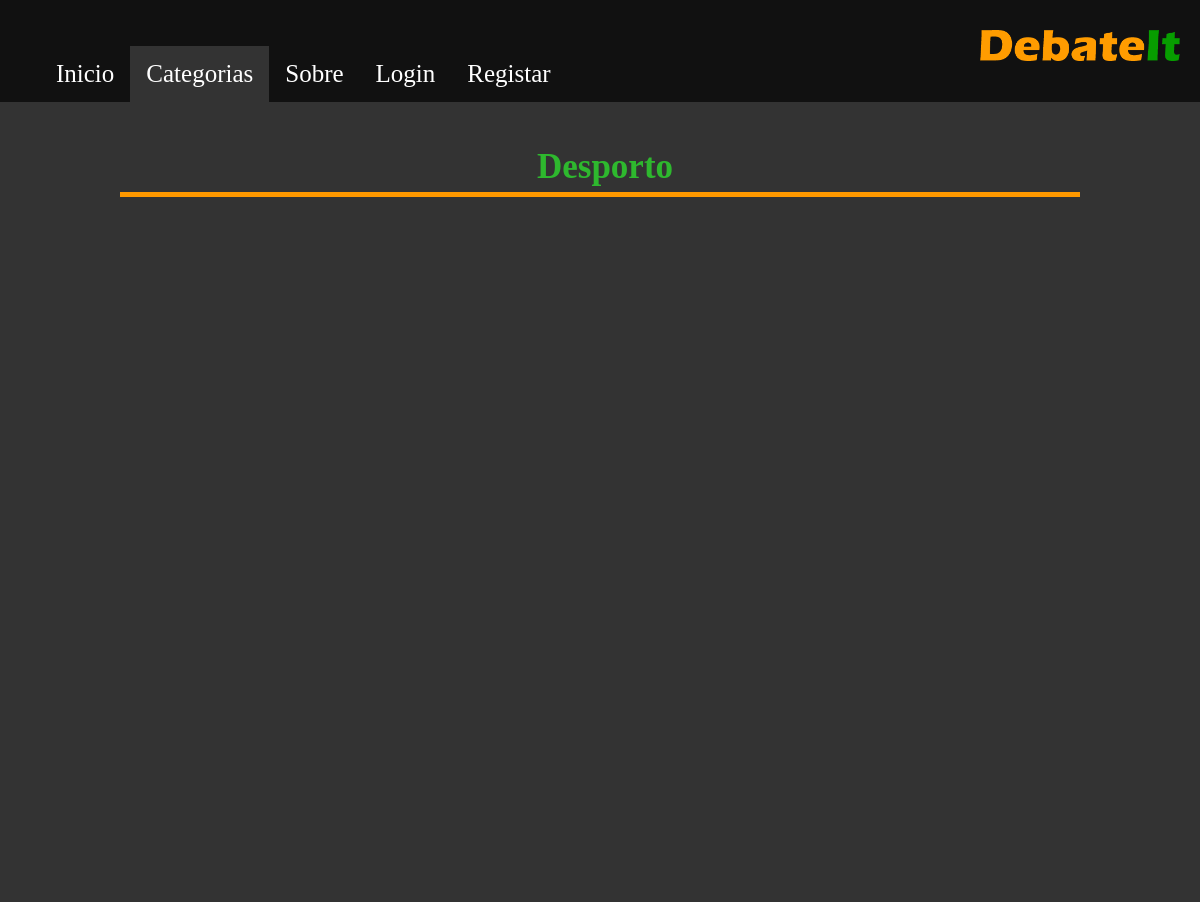
Before: /category/1/ with the older database file.
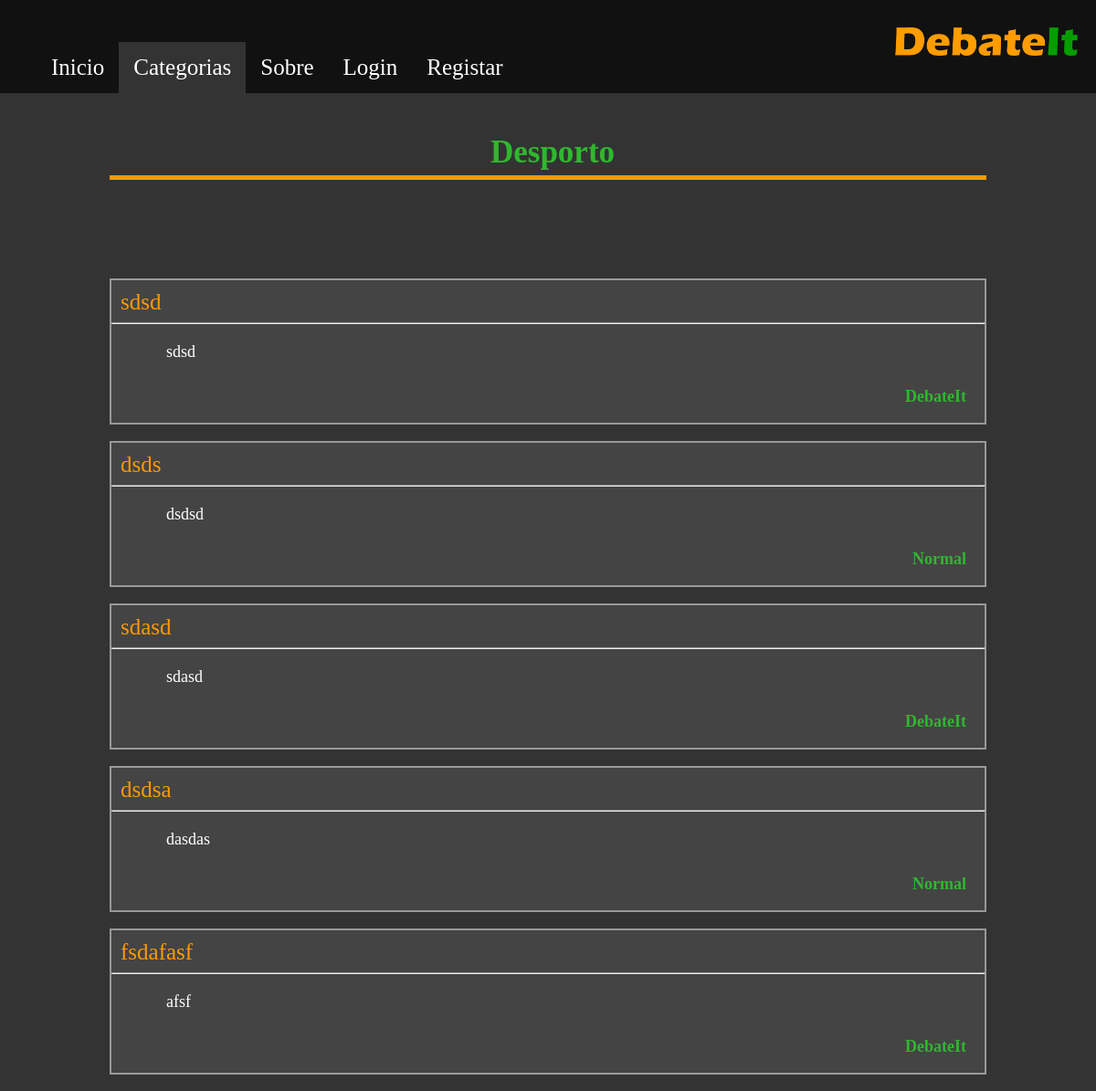
After: the same page with the newer database file.
### forum/models.py (models this page shows, shortened)
class Discussion(models.Model):
    title = models.CharField(max_length=100)
    descr = models.TextField(default="")
    owner = models.ForeignKey(User, on_delete=models.CASCADE)
    category = models.ForeignKey(Category, on_delete=models.CASCADE)
    mode = models.ForeignKey(DebateMode, on_delete=models.CASCADE)
    options = models.ManyToManyField(DebateOption)
    team1 = models.ManyToManyField(User, related_name='team1', default=None)
    team2 = models.ManyToManyField(User, related_name='team2', default=None)

class DebateMode(models.Model):
    title = models.CharField(max_length=100)
    key = models.IntegerField()

### forum/views.py (the view)
# urls.py: url(r'^category/(?P<category_id>[0-9]+)/$', views.category_details, name='forum_category'),
def category_details(request, category_id):
    logged_in = request.user.is_authenticated
    cat = Category.objects.get(key=category_id)
    context = {
        'logged_in': logged_in,
        'category': cat,
        'discussions': Discussion.objects.filter(category=cat),
        'active': 'categories'
    }
    return render(request, "forum/CategoryDetails.html", context)

### forum/templates/forum/CategoryDetails.html (shortened to what this page needs)
{% extends 'forum/Base.html' %}
{% block content %}
    <section class="category_container">
        <h1> {{ category.title }} </h1><br>
        <div class="category_disc_list">
            {% for disc in discussions %}
                <a href="{% url 'forum_discussion' disc.id %}">
                    <div class="category_row">
                        <p class="category_disc_title">{{ disc.title }}</p>
                        <hr>
                        <p class="category_disc_descr">{{ disc.descr }}</p>
                        <p class="category_disc_mode">{{ disc.mode.title }}</p>
                    </div>
                </a><br>
            {% endfor %}
        </div>
    </section>
{% endblock content %}

Changed rows visible on the page:
added Discussion: title "sdsd", descr "sdsd", mode "DebateIt"
added Discussion: title "dsds", descr "dsdsd", mode "Normal"
added Discussion: title "sdasd", descr "sdasd", mode "DebateIt"
added Discussion: title "dsdsa", descr "dasdas", mode "Normal"
added Discussion: title "fsdafasf", descr "afsf", mode "DebateIt"
